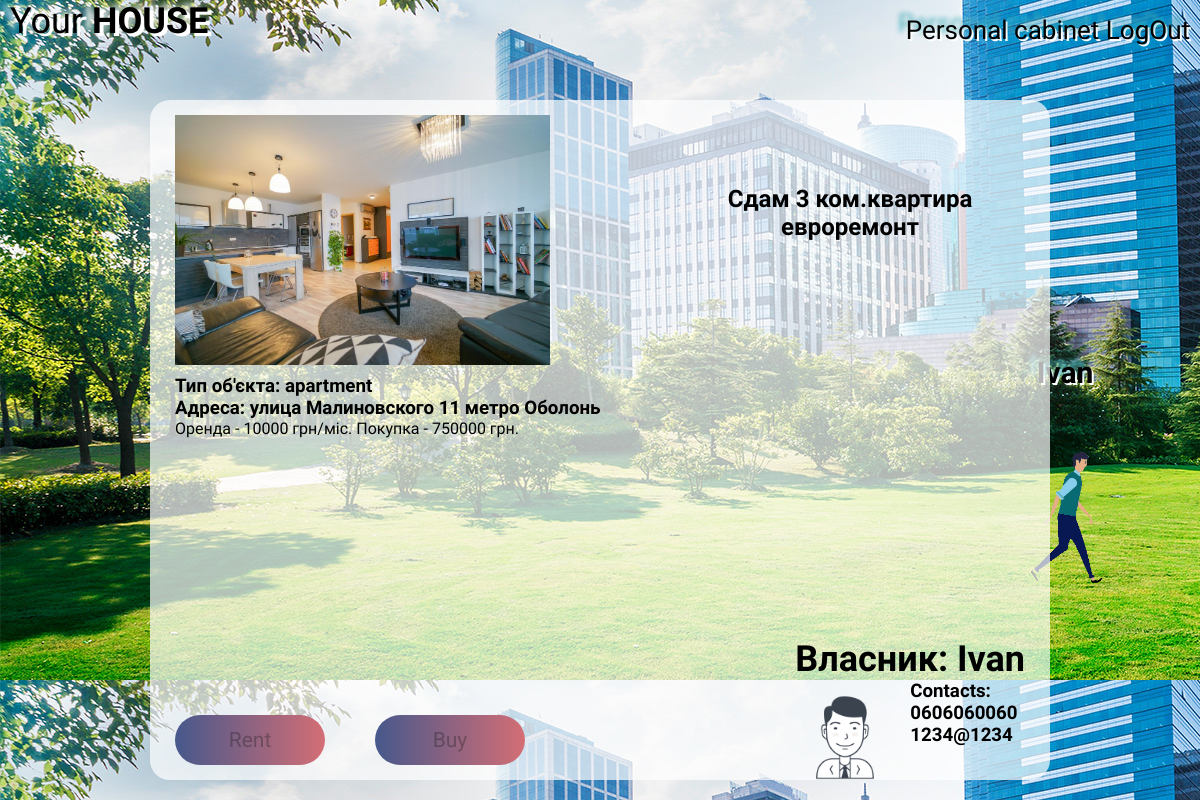
Page /pages/object_id.php?id=1 (signed in) on the committed database.
### tables this page shows
CREATE TABLE `objects` (
  `id` int(11) NOT NULL,
  `title` varchar(255) NOT NULL,
  `type` enum('apartment','house') NOT NULL,
  `description` text NOT NULL,
  `images` text NOT NULL,
  `adress` text NOT NULL,
  `price_rent` int(11) NOT NULL,
  `price_buy` int(11) NOT NULL,
  `status` enum('rented','not_rented','') NOT NULL,
  `id_user_rented` int(255) NOT NULL,
  `owner_by` enum('investor','client','') NOT NULL
);

CREATE TABLE `users` (
  `id` int(11) NOT NULL,
  `photo` text NOT NULL,
  `user_name` varchar(150) NOT NULL,
  `first_name` varchar(100) NOT NULL,
  `second_name` varchar(100) NOT NULL,
  `phone` varchar(100) NOT NULL,
  `email` varchar(100) NOT NULL,
  `password` varchar(100) NOT NULL,
  `type` enum('investor','client') NOT NULL
);

### pages/object_id.php (the view, shortened to what this page needs)
<?php
    include $_SERVER["DOCUMENT_ROOT"] . "/configs/db.php";
?>
<!DOCTYPE html>
<html lang="en">
<head>
    <link rel="stylesheet" type="text/css" href="../css/style_header.css">
    <link rel="stylesheet" type="text/css" href="../css/style_content.css">
    <link rel="stylesheet" type="text/css" href="../css/style_inv_cab.css">
    <link rel="stylesheet" type="text/css" href="../css/style_object_id.css">
    <link rel="stylesheet" type="text/css" href="../css/style_modal_edit_object_data.css">
</head>
<body>
    <?php include $_SERVER["DOCUMENT_ROOT"] . "/parts_of_site/header.php"; ?>
    <div class="content">
        <?php
        $sql = "SELECT * FROM `objects` WHERE `id` = " . $_GET["id"];
        $object = mysqli_fetch_assoc(mysqli_query($connect, $sql));
        ?>
        <div id="object_info">
            <h2><?php echo  $object["title"]?></h2>
            <img src="<?php echo $object["images"]?>" alt="qqqq">
            <h3>Тип об'єкта: <?php echo  $object["type"]?></h3>
            <h3>Адреса: <?php echo  $object["adress"]?></h3>
            <?php
                if ($user_in["type"] == "client") {
                    ?>
                    <span>Оренда - <?php echo  $object["price_rent"]?> грн/міс.</span>
                    <?php
                }
                        ?>
            <span>Покупка - <?php echo  $object["price_buy"]?> грн.</span>
        </div>
        <div id="owner_info">
            <?php
                $sql = "SELECT * FROM `object_owner` WHERE `id_object` = " . $_GET["id"];
                $id_owner = mysqli_fetch_assoc(mysqli_query($connect, $sql));
                if ($id_owner != null) {
                    $new_sql = "SELECT * FROM `users` WHERE `id` = " . $id_owner["id_owner"];
                    $owner = mysqli_fetch_assoc(mysqli_query($connect, $new_sql));
                    ?>
                        <h2> Власник: <?php echo  $owner["first_name"]?></h2>
                        <img src="<?php echo $user_in["photo"];?>" alt="qqqq">
                        <h3>Contacts:</h3>
                        <h3><?php echo  $owner["phone"]?></h3>
                        <h3><?php echo  $owner["email"]?></h3>
                    <?php
                } else {
                    echo "<h2>Власник: сервіс Your House</h2>";
                }
            ?>
        </div>
        <div id="btn_object_id" >
        <?php
            if ($user_in["type"] == "client") {
                $sql = "SELECT * FROM `object_owner` WHERE `id_owner` = ".$user_in['id']." AND `id_object` = ".$object['id'];
                $col_rows = mysqli_num_rows(mysqli_query($connect, $sql));
                if ($col_rows == 1) {
                    echo "<a href='/modules/objects/object_add_owner_rent.php?id_object=".$object['id']."'><button id='rent_object' disabled>Rent</button></a>";
                    echo "<a href='/modules/objects/object_add_owner_by.php?id_object=".$object['id']."'><button id='by_object' disabled>Buy</button></a>";
                }
            }
        ?>
        </div>
    </div>
</body>
</html>

### css/style_header.css (style rules this page uses)
* { margin: 0; padding: 0; }
html { height: 100%; }
body { height: 100%; background-image: url(/images/home.jpg); font-family: "Sriracha", cursive; }

### css/style_content.css (style rules this page uses)
.content { display: block; margin: 0 auto; height: calc(100% - 120px); width: 900px; background: rgb(255 255 255 / 70%); border-radius: 20px; overflow: hidden; position: relative; }

### css/style_object_id.css (style rules this page uses)
#owner_info { display: block; position: absolute; bottom: 0; right: 25px; max-width: 280px; }
#owner_info h2 { font-size: 36px; text-align: center; }
#owner_info img { display: block; margin: 0 auto; height: 100px; float: left; margin-right: 15px; }
#object_info { display: block; position: absolute; top: 0; left: 25px; width: 560px; }
#object_info h2 { display: block; position: absolute; width: 350px; top: 85px; right: -290px; font-size: 24px; text-align: center; }
#object_info img { display: block; margin: 15px 0 10px 0; height: 250px; }
#btn_object_id { display: block; position: absolute; bottom: 15px; left: 25px; }
#btn_object_id button { height: 50px; width: 150px; margin-right: 50px; font-size: 21px; cursor: pointer; background: linear-gradient(to right, #46588c, #d46e75); border: 0; outline: none; border-radius: 30px; font-family: "Sriracha", cursive; }

### rows in the picture
objects: title "Сдам 3 ком.квартира евроремонт", images (picture), type "apartment", adress "улица Малиновского 11 метро Оболонь", price_rent "10000", price_buy "750000"
users: first_name "Ivan", photo (placeholder picture), phone "0606060060", email "1234@1234"

### other values in the picture
$user_in["first_name"] "Ivan"
